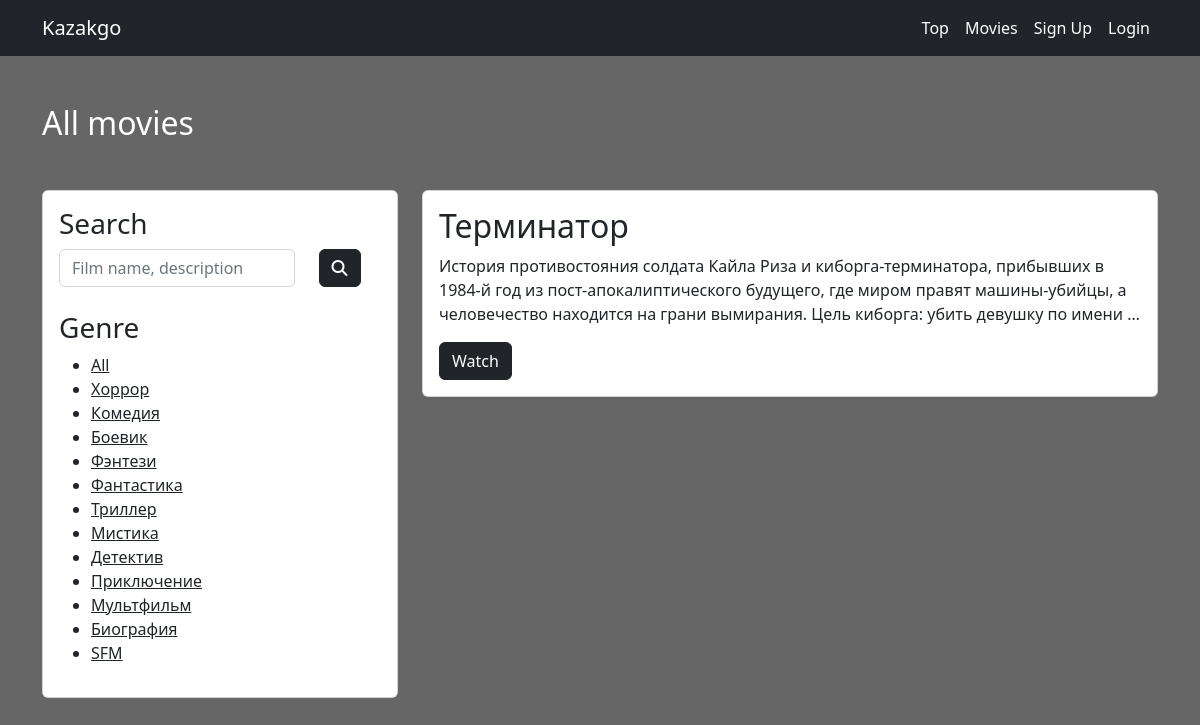
Page /movies/all/filter/boevik/ on the committed database.
### kinopoiskapp/models.py (models this page shows, shortened)
class Genre(models.Model):
    genreName = models.CharField("Genre name", max_length=255)
    slug = models.SlugField(unique=True, blank=True, editable=False)

class Movie(models.Model):
    movieName = models.CharField("Movie Name", max_length=255)
    genre = models.ForeignKey(Genre, on_delete=models.CASCADE, verbose_name="Genre")
    producer = models.CharField("Producer", max_length=255)
    cover = models.CharField("Link to cover", max_length=500)
    poster = models.CharField("Link to poster", max_length=500)
    year = models.IntegerField("Year")
    rating = models.FloatField("Rating")
    movieLink = models.CharField("Youtube movie link", max_length=500)
    description = models.TextField("Description")
    isTopTen = models.BooleanField("Is top ten", default=False, blank=True, null=True)
    isRecomended = models.BooleanField("Is recomended", default=False, blank=True, null=True)

### kinopoiskapp/views.py (the view)
# urls.py: path('movies/all/', views.allMovies, name='allMovies'),
def allMovies(request, slug=None):
    movies = Movie.objects.all()
    genres = Genre.objects.all()
    genre = None
    searchData = request.GET.get('search')
    if searchData:
        movies = Movie.objects.filter(Q(movieName__icontains=searchData) | Q(description__icontains=searchData))
    else:
        movies = Movie.objects.all()
    if slug:
        genre = get_object_or_404(Genre, slug=slug)
        movies = movies.filter(genre=genre)
    return render(request, "user/all-movies.html", {
        'movies': movies,
        'genres': genres,
        'genre': genre
    })

### kinopoiskapp/templates/user/all-movies.html (shortened to what this page needs)
{% extends '../base.html' %}
{% block content %}
 <div class="top-ten">
        <div class="container">
            <h2 class="mt-5 mb-5 text-white">All movies</h2>
            <div class="row">
                <div class="col-md-4 mb-4">
                    <div class="card">
                        <div class="card-body">
                            <h3>Search</h3>
                            <form class="mb-4" action="{% url 'allMovies' %}">
                                <div class="row">
                                    <div class="col-9">
                                        <input type="search" name="search" class="form-control" placeholder="Film name, description">
                                    </div>
                                    <div class="col-3">
                                        <button type="submit" class="btn btn-dark"><i class="fa-solid fa-magnifying-glass"></i></button>
                                    </div>
                                </div>
                            </form>
                            <h3>Genre</h3>
                            <ul>
                                <li><a href="{% url 'allMovies' %}" class="text-dark">All</a></li>
                                {% for genre in genres %}
                                <li><a href="{% url 'filterMovies' slug=genre.slug %}" class="text-dark">{{ genre.genreName }}</a></li>
                                {% endfor %}
                            </ul>
                        </div>
                    </div>
                </div>
                <div class="col-md-8">
                    {% for movie in movies %}
                    <div class="card mb-4">
                        <div class="card-body">
                            <h2>{{ movie.movieName }}</h2>
                            <p> {{ movie.description|truncatewords:30 }}</p>
                            <a href="{% url 'movieDetail' pk=movie.pk %}" class="btn btn-dark">Watch</a>
                        </div>
                    </div>
                    {% endfor %}
                </div>
            </div>
        </div>
 </div>
{% endblock %}

### kinopoiskapp/templates/user/all-movies.html (style rules this page uses)
body { background: linear-gradient(rgba(0, 0, 0, 0.6), rgba(0, 0, 0, 0.6)), url("https://i0.wp.com/lifeatthemovies.com/wp-content/uploads/2016/07/2011.png?resize=672%2C372"); background-size: cover; background-attachment: fixed; background-position: center; height: 100vh; }

### rows in the picture
Genre: genreName "Хоррор"
Genre: genreName "Комедия"
Genre: genreName "Боевик"
Genre: genreName "Фэнтези"
Genre: genreName "Фантастика"
Genre: genreName "Триллер"
Genre: genreName "Мистика"
Genre: genreName "Детектив"
Genre: genreName "Приключение"
Genre: genreName "Мультфильм"
Genre: genreName "Биография"
Genre: genreName "SFM"
Movie: movieName "Терминатор", description "История противостояния солдата Кайла Риза и киборга-терминатора, прибывших в 1984-й год из пост-апокалиптического будущего, где миром правят машины-убийцы, а человечество находится на грани вымирания. Цель киборга: убить девушку по имени …"
